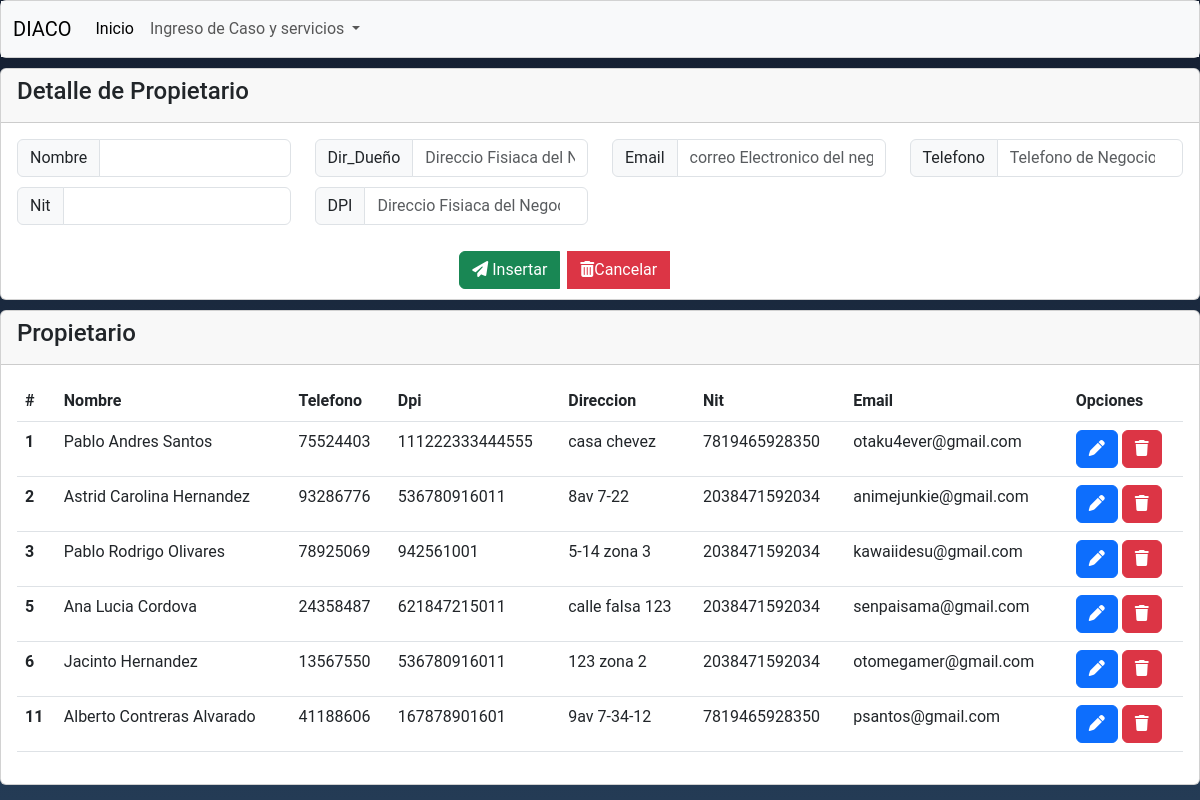
/Crud_Propietarios.php, run on the app's committed database.
### Crud_Propietarios.php (the view, shortened to what this page needs)
<?php
    include './php/conexion_be.php';
?>
<!DOCTYPE html>
<html lang="en">
<head>
    <link rel="stylesheet" href="assets/css/estilos.css">
    <link rel="stylesheet" href="css/normalize.css">
    <link href="https://cdn.jsdelivr.net/npm/bootstrap@5.3.0-alpha1/dist/css/bootstrap.min.css" rel="stylesheet"
>
</head>
<body>
    <div class="card crdbody">
        <nav class="navbar navbar-expand-lg navbar-light bg-light">
            <div class="container-fluid">
                <a class="navbar-brand" href="#">DIACO</a>
                <div class="collapse navbar-collapse" id="navbarSupportedContent">
                    <ul class="navbar-nav me-auto mb-2 mb-lg-0">
                        <li class="nav-item">
                            <a class="nav-link active" aria-current="page" href="DiacoInicio.php">Inicio</a>
                        </li>
                        <li class="nav-item dropdown">
                            <a class="nav-link dropdown-toggle" href="#" id="navbarDropdown" role="button"
                                data-bs-toggle="dropdown" aria-expanded="false">
                                Ingreso de Caso y servicios
                            </a>
                        </li>
                    </ul>
                </div>
            </div>
        </nav>
    </div>
    <form action="php/Regristro_dueños.php" method="POST" class="formulario__queja">
        <div class="card crdbody">
            <div class="card-header">
                <h4>Detalle de Propietario</h4>
            </div>
            <div class="card-body">
                <div class="row crdbody">
                    <div class="form-group col-sm-3">
                        <div class="input-group">
                            <span class="input-group-text">Nombre</span>
                            <input type="text" class="form-control" id="prod" name="Nombre" required>
                        </div>
                    </div>
                    <div class="form-group col-sm-3">
                        <div class="input-group">
                            <span class="input-group-text">Dir_Dueño</span>
                            <input type="text" class="form-control" id="Dir_dueño"
                                placeholder="Direccio Fisiaca del Negocio" name="Dir_dueño" required>
                        </div>
                    </div>
                    <div class="form-group col-sm-3">
                        <div class="input-group">
                            <span class="input-group-text">Email</span>
                            <input type="email" class="form-control" placeholder="correo Electronico del negocio"
                                id=email name="Email" required>
                        </div>
                    </div>
                    <div class="form-group col-sm-3">
                        <div class="input-group">
                            <span class="input-group-text">Telefono</span>
                            <input type="number" class="form-control" id="tel" placeholder="Telefono de Negocio"
                                name="Telefono" value="" required>
                        </div>
                    </div>
                </div>
                <div class="row crdbody">
                    <div class="form-group col-sm-3">
                        <div class="input-group">
                            <span class="input-group-text">Nit</span>
                            <input type="number" class="form-control" id="NIT" name="NIT" required>
                        </div>
                    </div>
                    <div class="form-group col-sm-3">
                        <div class="input-group">
                            <span class="input-group-text">DPI</span>
                            <input type="number" class="form-control" id="DPI"
                                placeholder="Direccio Fisiaca del Negocio" name="DPI" required>
                        </div>
                    </div>
                </div>
            </div>
            <div class="row crdbody justify-content-center">
                <div class="col-sm-3">
                    <div class="input-group">
                        <button class="btn btn-success me-2"><i class="fas fa-paper-plane"></i> Insertar</button>
                        <button class="btn btn-danger" onclick="reloadPage()"><i
                                class="fas fa-trash-alt"></i>Cancelar</button>
                    </div>
                </div>
            </div>
        </div>
    </form>
    <div class="card crdbody">
        <div class="card-header">
            <h4>Propietario
            </h4>
        </div>
        <div class="card-body">
            <table class="table">
                <thead>
                    <tr>
                        <th scope="col">#</th>
                        <th scope="col">Nombre</th>
                        <th scope="col">Telefono</th>
                        <th scope="col">Dpi</th>
                        <th scope="col">Direccion</th>
                        <th scope="col">Nit</th>
                        <th scope="col">Email</th>
                        <th scope="col">Opciones</th>
                    </tr>
                </thead>
                <tbody>
                    <?php
            $consulta = mysqli_query($conexion, "SELECT id_dueño, Nombre, Telefono_dueño, Dpi, Direccion, Nit, Email FROM `tb_dueño`;");
            while ($re = mysqli_fetch_array($consulta, MYSQLI_NUM)) {
                echo '
                    <tr>
                        <th scope="row">' . $re[0] . '</th>
                        <td>' . $re[1] . '</td>
                        <td>' . $re[2] . '</td>
                        <td>' . $re[3] . '</td>
                        <td>' . $re[4] . '</td>
                        <td>' . $re[5] . '</td>
                        <td>' . $re[6] . '</td>
                        <td>
                            <button type="button" class="btn btn-primary" onclick="editarPropietario(' . $re[0] . ', \'' . $re[1] . '\', \'' . $re[2] . '\', \'' . $re[3] . '\', \'' . $re[4] . '\', \'' . $re[5] . '\', \'' . $re[6] . '\')">
                                <i class="fa-solid fa-pen"></i>
                            </button>
                            <button type="button" class="btn btn-danger" id="btnEliminar' . $re[0] . '" onclick="eliminarCampo(' . $re[0] . ')"><i class="fa-solid fa-trash"></i></button>
                        </td>
                    </tr>';
            }
            ?>
                </tbody>
            </table>
        </div>
    </div>
</body>
</html>

### assets/css/estilos.css (style rules this page uses)
* { margin: 0; padding: 0; box-sizing: border-box; text-decoration: none; font-family: 'Roboto', sans-serif; }
body { background-image: url(../images/bg4.jpg); background-size: cover; background-repeat: no-repeat; background-position: center; background-attachment: fixed; }
.crdbody { margin-bottom: 10px; }

### data on the page
tb_dueño: id_dueño "1", Nombre "Pablo Andres Santos", Telefono_dueño "75524403", Dpi "111222333444555", Direccion "casa chevez", Nit "7819465928350", Email "otaku4ever@gmail.com"
tb_dueño: id_dueño "2", Nombre "Astrid Carolina Hernandez", Telefono_dueño "93286776", Dpi "536780916011", Direccion "8av 7-22", Nit "2038471592034", Email "animejunkie@gmail.com"
tb_dueño: id_dueño "3", Nombre "Pablo Rodrigo Olivares", Telefono_dueño "78925069", Dpi "942561001", Direccion "5-14 zona 3", Nit "2038471592034", Email "kawaiidesu@gmail.com"
tb_dueño: id_dueño "5", Nombre "Ana Lucia Cordova", Telefono_dueño "24358487", Dpi "621847215011", Direccion "calle falsa 123", Nit "2038471592034", Email "senpaisama@gmail.com"
tb_dueño: id_dueño "6", Nombre "Jacinto Hernandez", Telefono_dueño "13567550", Dpi "536780916011", Direccion "123 zona 2", Nit "2038471592034", Email "otomegamer@gmail.com"
tb_dueño: id_dueño "11", Nombre "Alberto Contreras Alvarado", Telefono_dueño "41188606", Dpi "167878901601", Direccion "9av 7-34-12", Nit "7819465928350", Email "psantos@gmail.com"
